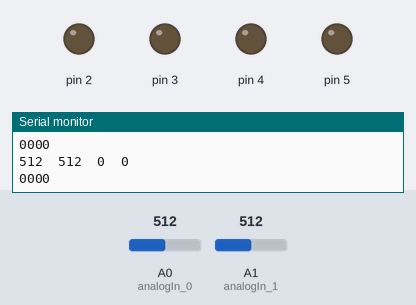
Simulated run of this sketch. Board: Arduino Uno, built with avr-gcc and run on an emulated ATmega328P. Shown: output pins drawn as LEDs (lit = HIGH), the last lines printed to the serial monitor. The test bench sets the inputs (shaded band); at power-on: A1 (analogIn_1) = 512, A0 (analogIn_0) = 512.

Above: at 2.3 s.
2.4 s: A1 (analogIn_1) set to 532
4.5 s: A1 (analogIn_1) set to 558
At 5.2 s:
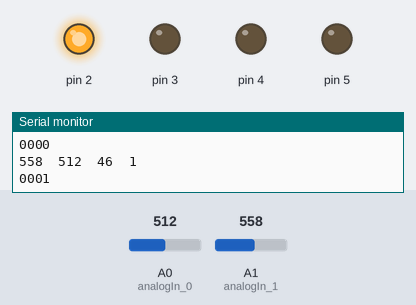
6.6 s: A0 (analogIn_0) set to 497
8.7 s: A0 (analogIn_0) set to 479
At 10.0 s:
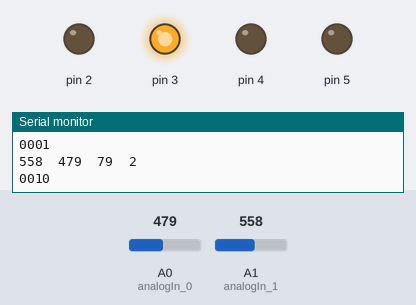
10.8 s: A1 (analogIn_1) set to 590
At 12.3 s:
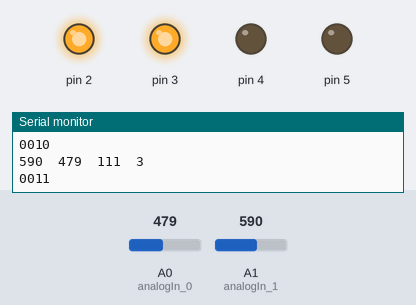
13.5 s: A0 (analogIn_0) set to 306
At 14.7 s:
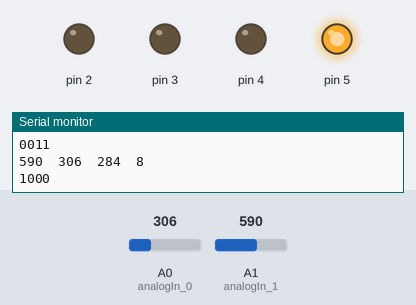
Timing chart, 0 to 16.5 s (numbered marks = the images above; inputs shaded):
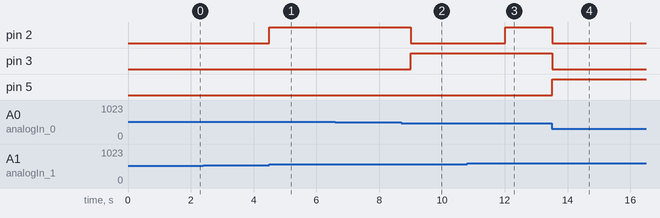

The sketch:

ADC.ino
```cpp
/*
 * UTILIZANDO ARDUINO COMO CONVERTIDOR ANALOGICO DIGITAL
 * El numero 3 es mi favorito.
 * Se toma una medicion de diferencia de potencial en un puente de Wheatstons.
 * Arduino considera 10 bits en sus entradas analogicas.
 * El valor leido es convertido a un equivalente de nBits declarado al inicio del programa.
 * Se muestra el equivalente en binario natural segun ledArray[nBits].
 *
 * Para estudiantes de Programacion I - EIE FIA UES
 */
const int nBits = 4; //numero de bits a utilizar
const int analogIn_0 = A0;
const int analogIn_1 = A1;
int ledArray[nBits];

void setup() {
  // put your setup code here, to run once:
  Serial.begin(9600);

  for( int i = 0; i <= nBits - 1; i++){
     ledArray[i] = i + 2;
     pinMode(ledArray[i], OUTPUT);
    digitalWrite(ledArray[i], LOW);
  } //inicializacion de ledArray[] como vector de bits
}

void loop() {
  // put your main code here, to run repeatedly:
  int measure_1 = analogRead(analogIn_1); //lectura en puente de Wheatstone
  int measure_0 = analogRead(analogIn_0); //lectura en puente de Wheatstone
  int dif = measure_1 - measure_0; //diferencia de potencial
  // Se monitorea mediante Serial Port par verificar funcionalidad del programa y circuito
  Serial.print(measure_1);
  Serial.print("\t");
  Serial.print(measure_0);
  Serial.print("\t");
  Serial.print(dif);
  Serial.print("\t");

  dif = map(dif, 0, 511, 0, pow(2, nBits)-1); //map convierte a un equivalente de 10 bits a uno de nBits
  Serial.println(dif);
  decToBin(dif, nBits); //funcion para convertir el numero decimal 'dif' a binario
  delay(1500);
}

  //funcion para convertir numero N base decimal a binario natural de n bits
void decToBin(int N, int n){
  int N_bin[nBits];
  for (int i = 0; i <= n - 1; i++){
    N_bin[i] =  N%2;
    N = N/2;
  } //Se convierte a binario natural segun algoritmo aritmetico (divisiones sucesivas)

  for (int i = n - 1; i >= 0; i--){
    Serial.print(N_bin[i]);
    if(N_bin[i] == 1){
      digitalWrite(ledArray[i], HIGH);
    }else{
      digitalWrite(ledArray[i], LOW);
    }
  } //Se imprime al revez, segun el algoritmo de divisiones sucesivas.
  Serial.println();
}
```

Measured:
- the behaviour switches between 546 and 547 on A1 (analogIn_1) (found by bisection; images 0 and 1)
- the behaviour switches between 490 and 489 on A0 (analogIn_0) (found by bisection; images 1 and 2)
- the behaviour switches between 581 and 582 on A1 (analogIn_1) (found by bisection; images 2 and 3)
- after the input at 4.5 s, pin 2: LOW → HIGH at once
- after the input at 8.7 s, pin 2: HIGH → LOW after 0.31 s; pin 3: LOW → HIGH after 0.31 s
- after the input at 10.8 s, pin 2: LOW → HIGH after 1.2 s
- after the input at 13.5 s, pin 2, pin 3: HIGH → LOW at once; pin 5: LOW → HIGH at once
